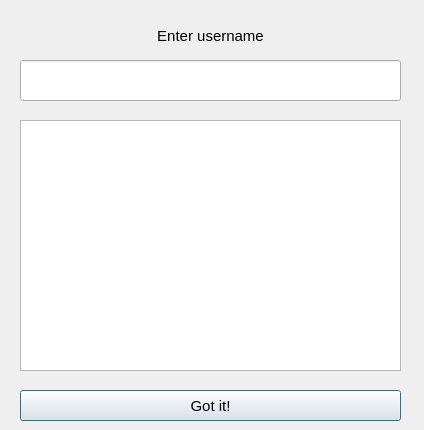
<?xml version="1.0" encoding="UTF-8"?>
<ui version="4.0">
 <class>Dialog</class>
 <widget class="QDialog" name="Dialog">
  <property name="geometry">
   <rect>
    <x>0</x>
    <y>0</y>
    <width>424</width>
    <height>430</height>
   </rect>
  </property>
  <property name="windowTitle">
   <string>Dialog</string>
  </property>
  <widget class="QLabel" name="duserlabel">
   <property name="geometry">
    <rect>
     <x>20</x>
     <y>20</y>
     <width>381</width>
     <height>31</height>
    </rect>
   </property>
   <property name="font">
    <font>
     <pointsize>11</pointsize>
    </font>
   </property>
   <property name="text">
    <string>Enter username</string>
   </property>
   <property name="alignment">
    <set>Qt::AlignCenter</set>
   </property>
  </widget>
  <widget class="QLineEdit" name="duserline">
   <property name="geometry">
    <rect>
     <x>20</x>
     <y>60</y>
     <width>381</width>
     <height>41</height>
    </rect>
   </property>
  </widget>
  <widget class="QPushButton" name="user_dbtn">
   <property name="geometry">
    <rect>
     <x>20</x>
     <y>390</y>
     <width>381</width>
     <height>31</height>
    </rect>
   </property>
   <property name="font">
    <font>
     <pointsize>11</pointsize>
    </font>
   </property>
   <property name="text">
    <string>Got it!</string>
   </property>
  </widget>
  <widget class="QListWidget" name="dlistWidget">
   <property name="geometry">
    <rect>
     <x>20</x>
     <y>120</y>
     <width>381</width>
     <height>251</height>
    </rect>
   </property>
  </widget>
 </widget>
 <resources/>
 <connections/>
</ui>
